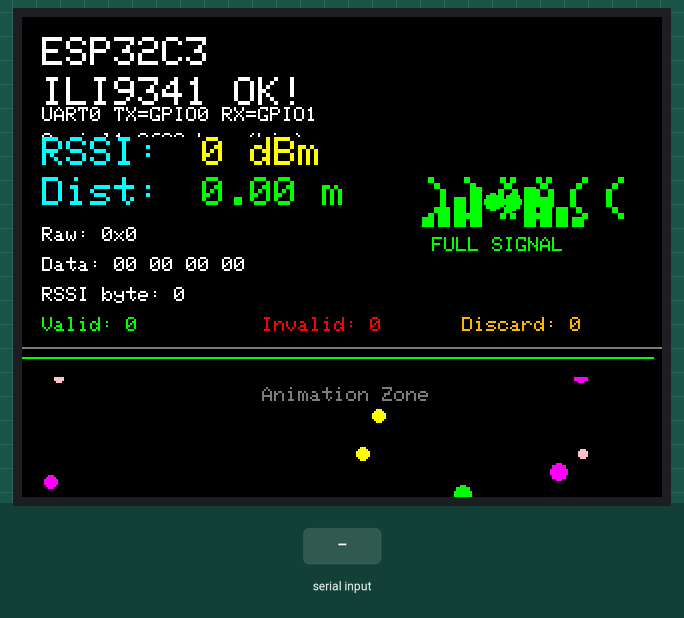
A program run on a simulated ESP32-C3. On the bench: 320×240 colour display. Inputs (shaded band) come from the test bench. Random numbers use the default seed unless the program sets one; what the program prints to the serial monitor is not drawn.

Above: at 0.6 s.
At 1.69 s:
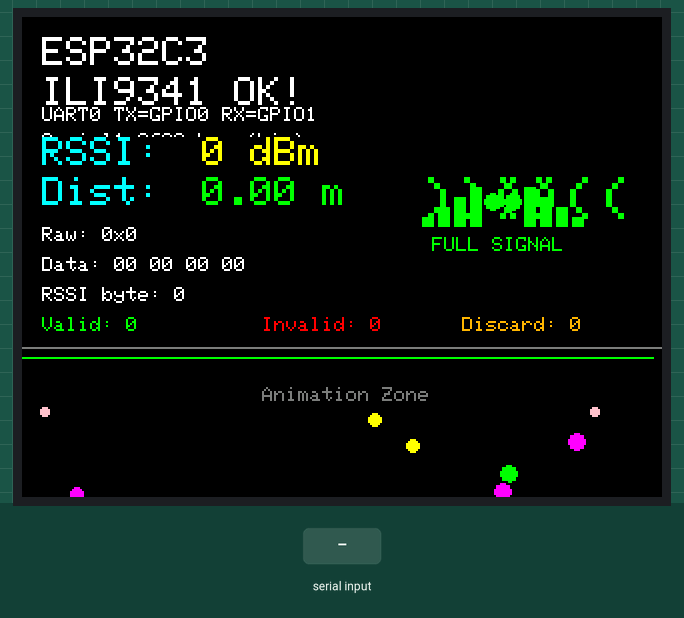
1.7 s: "1" received over the second serial link
At 1.8 s:
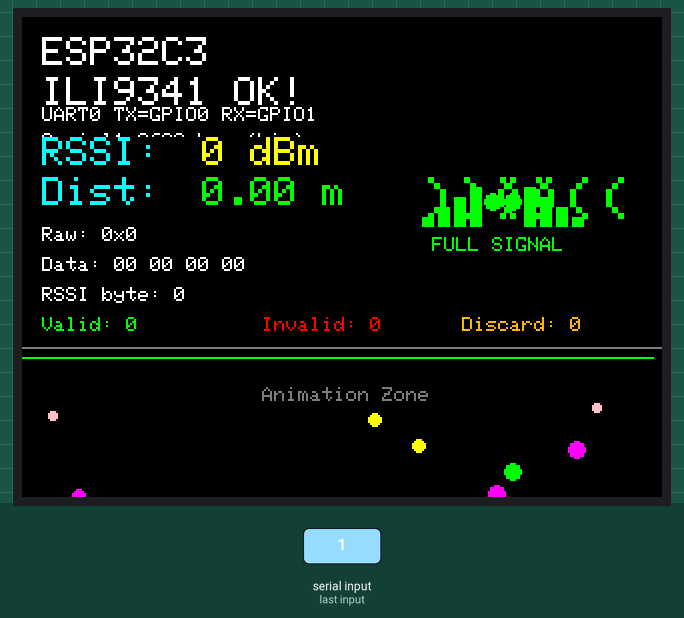

The program:

main.cpp
```cpp
#include <Arduino.h>
#include <LovyanGFX.hpp>

// UART pins for external module: TX on GPIO0, RX on GPIO1
constexpr int UART_BAUD = 9600;
constexpr int UART_TX_PIN = 0;
constexpr int UART_RX_PIN = 1;

// 串口日志开关（会比较“吵”，需要时再打开）
#ifndef UART_LOG_EVERY_BYTE
#define UART_LOG_EVERY_BYTE 1
#endif

// LGFX自定义类用于ILI9341配置
class LGFX : public lgfx::LGFX_Device
{
  lgfx::Panel_ILI9341 _panel_instance;
  lgfx::Bus_SPI _bus_instance;
  lgfx::Light_PWM _light_instance;

public:
  LGFX(void)
  {
    {
      auto cfg = _bus_instance.config();

      // SPI总线配置（ESP32C3优化）
      cfg.spi_host = SPI2_HOST;     // 使用SPI2_HOST
      cfg.spi_mode = 0;             // SPI模式 (0 ~ 3)
      cfg.freq_write = 27000000;    // 降低传输频率以提高稳定性
      cfg.freq_read = 16000000;     // 接收时的SPI时钟
      cfg.spi_3wire = true;         // 设为true时使用MOSI引脚进行接收
      cfg.use_lock = true;          // 设为true时使用事务锁
      cfg.dma_channel = SPI_DMA_CH_AUTO; // 使用DMA通道

      // 根据图片配置SPI引脚
      cfg.pin_sclk = 2;    // SPI SCLK引脚号
      cfg.pin_mosi = 3;    // SPI MOSI引脚号
      cfg.pin_miso = -1;   // 必须为负一否则不显示
      cfg.pin_dc = 10;      // SPI D/C引脚号 (如果不使用设为-1)

      _bus_instance.config(cfg);    // 配置应用到总线
      _panel_instance.setBus(&_bus_instance);      // 设置总线到面板
    }

    {
      auto cfg = _panel_instance.config();    // 获取显示面板配置的结构体

      cfg.pin_cs = 6;     // CS引脚号 (如果不使用设为-1)
      cfg.pin_rst = 7;   // RST引脚号 (如果不使用设为-1)
      cfg.pin_busy = -1;  // BUSY引脚号 (如果不使用设为-1)

      // 以下是显示面板控制设置
      cfg.panel_width = 240;     // 面板实际可显示宽度
      cfg.panel_height = 320;    // 面板实际可显示高度
      cfg.offset_x = 0;          // 面板的X方向偏移量
      cfg.offset_y = 0;          // 面板的Y方向偏移量
      cfg.offset_rotation = 0;   // 旋转方向的偏移 0~7 (4~7是上下颠倒)
      cfg.dummy_read_pixel = 8;  // 读取像素前的伪读取位数
      cfg.dummy_read_bits = 1;   // 读取非像素数据前的伪读取位数
      cfg.readable = false;      // ILI9341 通常不必读；避免触发读流程对 MISO/3-wire 的依赖
      cfg.invert = false;        // 如果面板的明暗颠倒设为true
      cfg.rgb_order = false;     // 如果面板的红蓝颜色顺序颠倒设为true
      cfg.dlen_16bit = false;    // 对于16位数据长度的面板设为true
      cfg.bus_shared = true;     // 如果SD卡等共享总线设为true

      _panel_instance.config(cfg);
    }

    {
      auto cfg = _light_instance.config();    // 获取背光配置的结构体

      cfg.pin_bl = 4;              // 背光连接的引脚号
      cfg.invert = false;          // 是否反转背光的亮度
      cfg.freq = 12000;           // 降低PWM频率以避免通道冲突
      cfg.pwm_channel = 2;        // 使用较低的PWM通道号（ESP32C3限制）

      _light_instance.config(cfg);
      _panel_instance.setLight(&_light_instance);  // 设置背光到面板
    }

    setPanel(&_panel_instance); // 使用的面板设置到LGFX
  }
};

static LGFX lcd;               // LGFX实例

// 缓存最近一次RSSI帧（纯二进制模式，5字节：前4字节数据，第5字节为RSSI）
static uint8_t g_lastRaw = 0;
static int g_lastRssiDbm = 0;
static float g_estimatedDistance = 0.0;
static unsigned long g_lastPacketMs = 0;
static uint8_t g_frame[5] = {0};
static size_t g_framePos = 0;
static unsigned long g_totalBytes = 0;
static unsigned long g_totalFrames = 0;
static unsigned long g_validFrames = 0;
static unsigned long g_invalidFrames = 0;
static unsigned long g_discardedBytes = 0;

// 帧同步状态
enum FrameSyncState {
  SEARCHING_HEADER,  // 搜索帧头
  RECEIVING_DATA     // 接收数据中
};
static FrameSyncState g_syncState = SEARCHING_HEADER;

// 动画相关变量
struct Particle {
  float x, y;
  float vx, vy;
  uint16_t color;
  uint8_t size;
};
static Particle particles[8];
static int rssiHistory[64] = {0};  // RSSI历史记录用于波形图
static int rssiHistoryPos = 0;
static unsigned long lastAnimUpdate = 0;

// 帧格式定义
const uint8_t FRAME_HEADER[4] = {0x1F, 0x1F, 0x1F, 0xFF};
const size_t FRAME_LENGTH = 5;

// RSSI距离估算参数（针对LoRa优化）
const float RSSI_AT_1M = -40.0;  // 1米处的参考RSSI值（LoRa典型值-40dBm，可根据实际标定调整）
const float PATH_LOSS_EXPONENT = 2.0;  // 路径损耗指数（空旷环境2.0，城市/室内2.5-4.0）

// 检查是否匹配帧头（滑动窗口检测）
bool isFrameHeader() {
  return (g_frame[0] == FRAME_HEADER[0] &&
          g_frame[1] == FRAME_HEADER[1] &&
          g_frame[2] == FRAME_HEADER[2] &&
          g_frame[3] == FRAME_HEADER[3]);
}

// 根据RSSI估算距离（单位：米）
float estimateDistance(int rssiDbm) {
  if (rssiDbm == 0 || rssiDbm > -10) {
    return 0.0;  // 无效或异常RSSI值
  }

  // 对数路径损耗模型: distance = 10^((RSSI_at_1m - RSSI) / (10 * n))
  float distance = pow(10.0, (RSSI_AT_1M - rssiDbm) / (10.0 * PATH_LOSS_EXPONENT));

  // 限制最大距离（可根据需要调整，或注释掉以移除限制）
  // 注意：距离越远，RSSI估算的准确性越低
  // if (distance > 500.0) {
  //   distance = 500.0;  // 最大500米
  // }

  return distance;
}

// 初始化粒子
void initParticles() {
  for (int i = 0; i < 8; i++) {
    particles[i].x = random(0, 320);
    particles[i].y = random(170, 240);
    particles[i].vx = (random(-20, 20)) / 10.0;
    particles[i].vy = (random(-20, 20)) / 10.0;
    particles[i].size = random(2, 5);
    // 彩色粒子
    uint16_t colors[] = {TFT_CYAN, TFT_MAGENTA, TFT_YELLOW, TFT_GREEN, TFT_ORANGE, TFT_PINK};
    particles[i].color = colors[random(0, 6)];
  }
}

// 更新粒子动画
void updateParticles() {
  for (int i = 0; i < 8; i++) {
    // 清除旧位置
    lcd.fillCircle(particles[i].x, particles[i].y, particles[i].size, TFT_BLACK);

    // 更新位置
    particles[i].x += particles[i].vx;
    particles[i].y += particles[i].vy;

    // 边界检测和反弹
    if (particles[i].x < 0 || particles[i].x > 320) {
      particles[i].vx = -particles[i].vx;
      particles[i].x = constrain(particles[i].x, 0, 320);
    }
    if (particles[i].y < 170 || particles[i].y > 240) {
      particles[i].vy = -particles[i].vy;
      particles[i].y = constrain(particles[i].y, 170, 240);
    }

    // 绘制新位置
    lcd.fillCircle(particles[i].x, particles[i].y, particles[i].size, particles[i].color);
  }
}

// 绘制RSSI波形图
void drawRssiWaveform() {
  // 背景区域
  lcd.fillRect(0, 170, 320, 10, TFT_BLACK);

  // 绘制波形线
  for (int i = 1; i < 64; i++) {
    int x1 = (i - 1) * 5;
    int x2 = i * 5;
    int prevIdx = (rssiHistoryPos + i - 1) % 64;
    int currIdx = (rssiHistoryPos + i) % 64;

    // 将RSSI值映射到0-10的高度范围
    int y1 = 179 - map(constrain(rssiHistory[prevIdx], -120, -40), -120, -40, 0, 9);
    int y2 = 179 - map(constrain(rssiHistory[currIdx], -120, -40), -120, -40, 0, 9);
    // int y2 = 180 - map(constrain(rssiHistory[currIdx], -120, -40), -120, -40, 0, 50);

    // 根据信号强度选择颜色
    uint16_t color = TFT_RED;
    if (rssiHistory[currIdx] > -80) color = TFT_GREEN;
    else if (rssiHistory[currIdx] > -100) color = TFT_YELLOW;

    lcd.drawLine(x1, y1, x2, y2, color);
  }
}

// 绘制信号强度图标
void drawSignalIcon(int x, int y, bool fullSignal) {
  if (fullSignal) {
    // 满格信号：绘制两根天线在一起
    lcd.setTextColor(TFT_GREEN);
    lcd.setTextSize(3);
    // 使用字符模拟天线图标
    lcd.drawString("))))", x, y);
    lcd.drawString("((((", x + 35, y);
    // 绘制中间的连接点
    lcd.fillCircle(x + 45, y + 12, 4, TFT_GREEN);
    lcd.fillCircle(x + 35, y + 12, 4, TFT_GREEN);

    // 绘制信号条
    for (int i = 0; i < 4; i++) {
      int barHeight = (i + 1) * 5;
      lcd.fillRect(x + i * 8, y + 25 - barHeight, 6, barHeight, TFT_GREEN);
      lcd.fillRect(x + 75 - i * 8, y + 25 - barHeight, 6, barHeight, TFT_GREEN);
    }

    // 显示"满格"文字
    lcd.setTextSize(1);
    lcd.drawString("FULL SIGNAL", x + 5, y + 30);
  }
}

void drawRssi()
{
  lcd.fillRect(10, 60, 310, 100, TFT_BLACK);
  lcd.setTextColor(TFT_CYAN);
  lcd.setTextSize(2);
  lcd.drawString("RSSI:", 10, 60);
  lcd.setTextColor(TFT_YELLOW);
  lcd.drawString(String(g_lastRssiDbm) + " dBm", 90, 60);

  // 显示估算距离
  lcd.setTextColor(TFT_CYAN);
  lcd.setTextSize(2);
  lcd.drawString("Dist:", 10, 80);
  lcd.setTextColor(TFT_GREEN);
  if (g_estimatedDistance < 10.0) {
    lcd.drawString(String(g_estimatedDistance, 2) + " m", 90, 80);
  } else {
    lcd.drawString(String((int)g_estimatedDistance) + " m", 90, 80);
  }

  lcd.setTextColor(TFT_WHITE);
  lcd.setTextSize(1);
  lcd.drawString("Raw: 0x" + String(g_lastRaw, HEX), 10, 105);
  String frameStr = "Data: ";
  for (int i = 0; i < 4; ++i) {
    if (i) frameStr += ' ';
    if (g_frame[i] < 16) frameStr += '0';
    frameStr += String(g_frame[i], HEX);
  }
  lcd.drawString(frameStr, 10, 120);
  lcd.drawString("RSSI byte: " + String(g_frame[4], HEX), 10, 135);

  // 显示帧统计信息
  lcd.setTextColor(TFT_GREEN);
  lcd.drawString("Valid: " + String(g_validFrames), 10, 150);
  lcd.setTextColor(TFT_RED);
  lcd.drawString("Invalid: " + String(g_invalidFrames), 120, 150);
  lcd.setTextColor(TFT_ORANGE);
  lcd.drawString("Discard: " + String(g_discardedBytes), 220, 150);

  // 如果RSSI字节为0，显示满格信号图标
  if (g_frame[4] == 0) {
    drawSignalIcon(200, 80, true);
  }
}

void setup(void)
{
  Serial.begin(115200);           // USB CDC log
  Serial1.begin(UART_BAUD, SERIAL_8N1, UART_RX_PIN, UART_TX_PIN); // 外部模块串口
  const uint32_t serialWaitStart = millis();
  while (!Serial && (millis() - serialWaitStart) < 3000) {
    delay(10);
  }
  delay(200);
  Serial.println("\n\n=== ILI9341 with LovyanGFX ===");
  Serial.println("ESP32C3 starting...");
  Serial.printf("Serial1: baud=%d RX=GPIO%d TX=GPIO%d (binary 5-byte frames)\n", UART_BAUD, UART_RX_PIN, UART_TX_PIN);
  Serial.println("Frame format: D0 D1 D2 D3 RSSIraw");
  Serial.println("RSSI = -(255 - RSSIraw)");
  Serial.println("================================\n");

  lcd.init();
  lcd.setRotation(1);
  lcd.setBrightness(220);
  lcd.fillScreen(TFT_BLACK);
  lcd.setTextColor(TFT_WHITE);
  lcd.setTextSize(2);
  lcd.drawString("ESP32C3", 10, 10);
  lcd.drawString("ILI9341 OK!", 10, 30);
  lcd.setTextSize(1);
  lcd.drawString("UART0 TX=GPIO0 RX=GPIO1", 10, 45);
  lcd.drawString("Serial1 9600 bps (bin)", 10, 58);

  // 绘制分隔线
  lcd.drawLine(0, 165, 320, 165, TFT_DARKGREY);
  lcd.setTextSize(1);
  lcd.setTextColor(TFT_DARKGREY);
  lcd.drawString("Animation Zone", 120, 185);

  drawRssi();
  initParticles();
  randomSeed(analogRead(0));
}

void loop(void)
{
  // 二进制 5 字节帧：前4字节帧头 + 第5字节 RSSI
  while (Serial1.available()) {
    uint8_t b = static_cast<uint8_t>(Serial1.read());
    g_lastPacketMs = millis();
    g_totalBytes++;

#if UART_LOG_EVERY_BYTE
    Serial.printf("[%lu] State=%s RX[%u]=0x%02X\n",
                  g_totalBytes,
                  (g_syncState == SEARCHING_HEADER) ? "SEARCH" : "RECV",
                  static_cast<unsigned>(g_framePos),
                  b);
#endif

    // 状态机处理
    if (g_syncState == SEARCHING_HEADER) {
      // 搜索帧头模式
      g_frame[0] = g_frame[1];
      g_frame[1] = g_frame[2];
      g_frame[2] = g_frame[3];
      g_frame[3] = b;

      if (isFrameHeader()) {
        // 找到帧头，切换到接收数据状态
        g_syncState = RECEIVING_DATA;
        g_framePos = 4;  // 已经接收了4字节帧头
        Serial.println("[SYNC] Frame header detected!");
      } else {
        g_discardedBytes++;
      }
    } else {  // RECEIVING_DATA
      g_frame[g_framePos++] = b;
    }

    if (g_framePos >= FRAME_LENGTH) {
      g_totalFrames++;

      // 验证帧头（应该已经匹配，但再次确认）
      if (isFrameHeader()) {
        // 帧合法，处理数据
        g_validFrames++;
        g_lastRaw = g_frame[4];

        // 如果RSSI字节为0，直接输出0 dBm，否则按公式计算
        if (g_lastRaw == 0) {
          g_lastRssiDbm = 0;
        } else {
          g_lastRssiDbm = -static_cast<int>(0xFF - g_lastRaw);
        }

        // 估算距离
        g_estimatedDistance = estimateDistance(g_lastRssiDbm);

        Serial.println("================================");
        Serial.printf("Frame #%lu: %02X %02X %02X %02X %02X [VALID]\n",
                      g_totalFrames,
                      g_frame[0], g_frame[1], g_frame[2], g_frame[3], g_frame[4]);
        Serial.printf("RSSI: raw=0x%02X -> %d dBm\n", g_lastRaw, g_lastRssiDbm);
        Serial.printf("Estimated Distance: %.2f m\n", g_estimatedDistance);
        Serial.printf("Total bytes: %lu\n", g_totalBytes);
        Serial.println("================================\n");

        drawRssi();

        // 更新RSSI历史
        rssiHistory[rssiHistoryPos] = g_lastRssiDbm;
        rssiHistoryPos = (rssiHistoryPos + 1) % 64;
      } else {
        // 帧格式不匹配（理论上不应该发生，因为已经同步）
        g_invalidFrames++;
        Serial.println("================================");
        Serial.printf("Frame #%lu: %02X %02X %02X %02X %02X [INVALID]\n",
                      g_totalFrames,
                      g_frame[0], g_frame[1], g_frame[2], g_frame[3], g_frame[4]);
        Serial.println("Expected: 1F 1F 1F FF xx");
        Serial.printf("Stats - Valid:%lu Invalid:%lu Discarded:%lu\n",
                      g_validFrames, g_invalidFrames, g_discardedBytes);
        Serial.println("================================\n");
      }

      // 重置状态，重新搜索帧头
      g_syncState = SEARCHING_HEADER;
      g_framePos = 0;
    }
  }

  // 超时清空，避免卡死
  if (g_framePos > 0 && (millis() - g_lastPacketMs) > 500) {
    Serial.printf("[WARN] Frame timeout in state %s, discard %u bytes\n",
                  (g_syncState == SEARCHING_HEADER) ? "SEARCH" : "RECV",
                  static_cast<unsigned>(g_framePos));
    g_syncState = SEARCHING_HEADER;
    g_framePos = 0;
  }

  // 更新动画（每50ms更新一次）
  if (millis() - lastAnimUpdate > 50) {
    updateParticles();
    drawRssiWaveform();
    lastAnimUpdate = millis();
  }

  delay(10);
}
```
